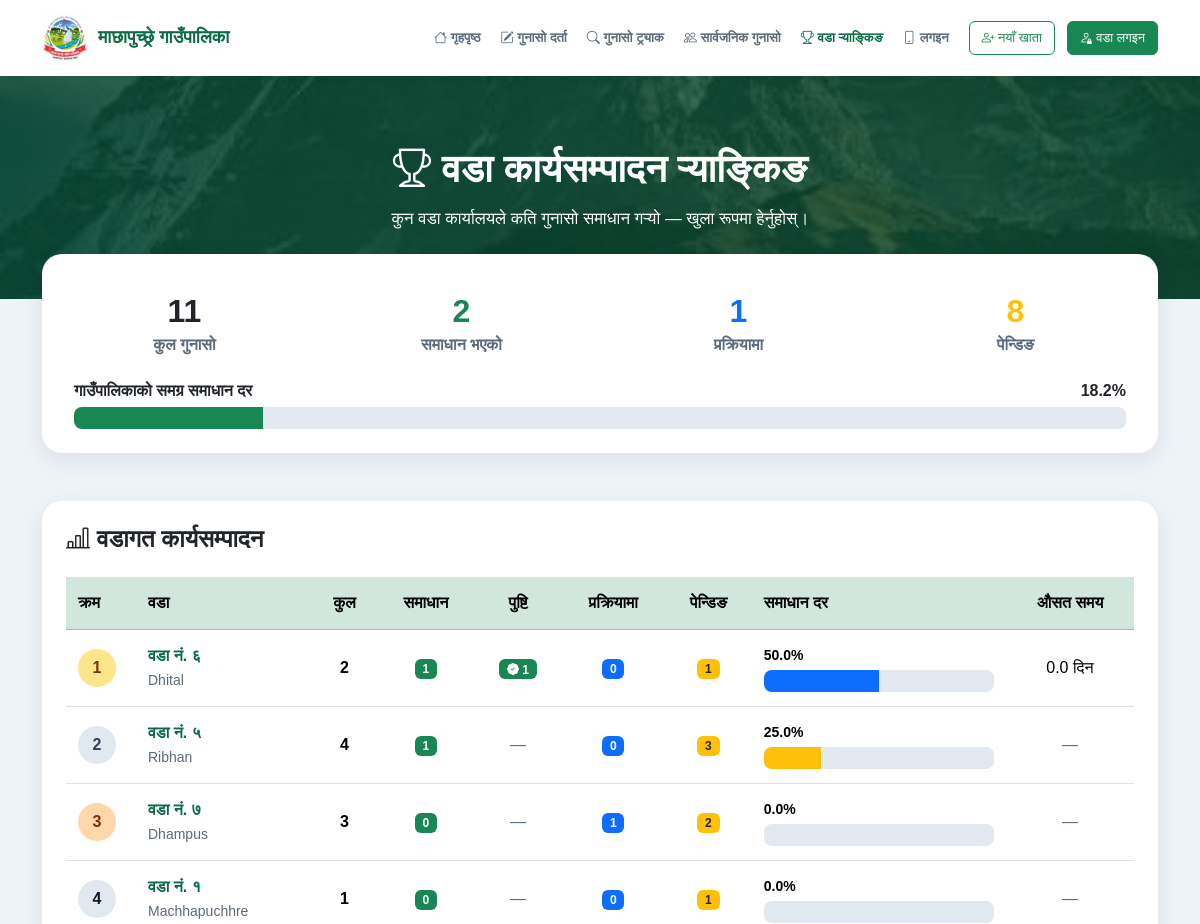
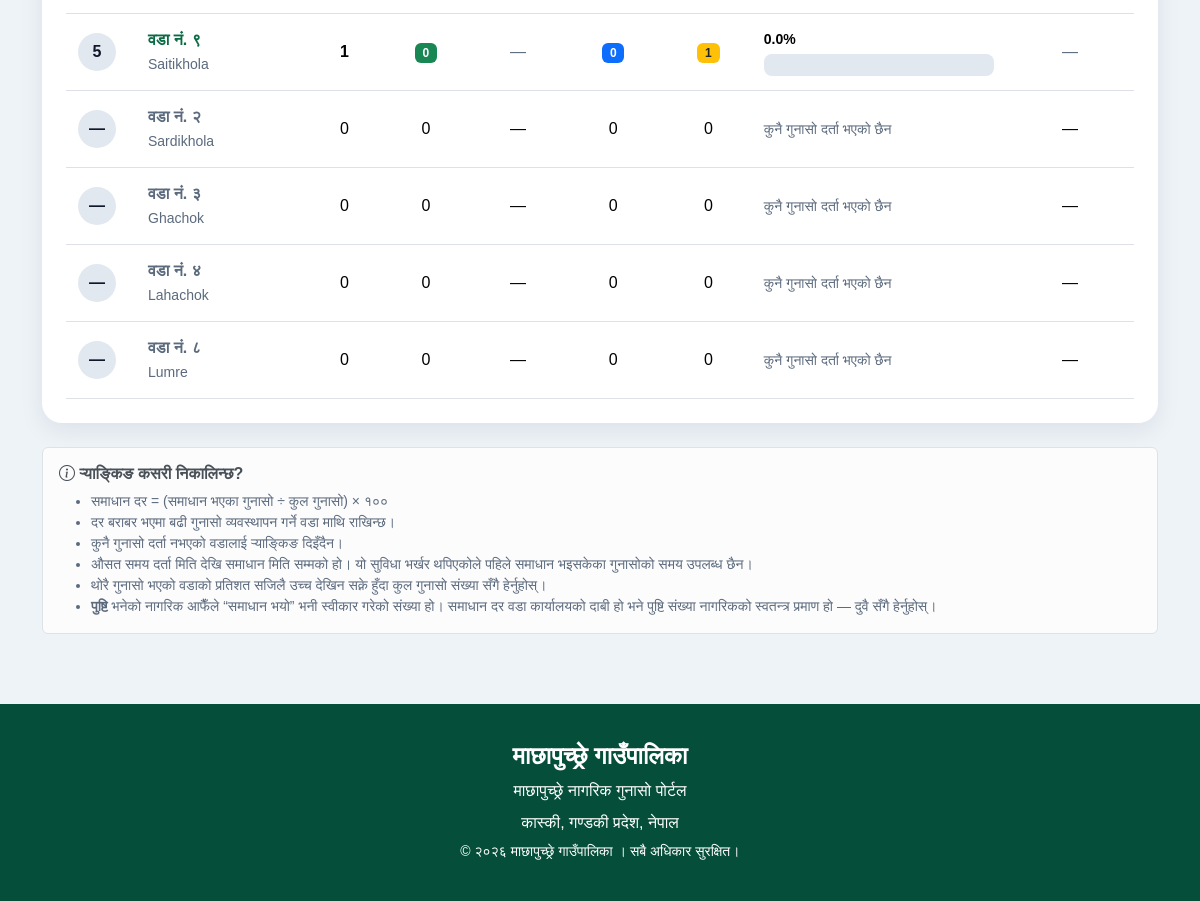
Page /wards/ranking/ on the committed database (2 pictures, top to bottom).
### complaint/models.py (models this page shows, shortened)
class WardOfficial(models.Model):
    user = models.OneToOneField(
        settings.AUTH_USER_MODEL,
        on_delete=models.CASCADE,
        related_name="ward_official",
    )
    ward_number = models.IntegerField(choices=WARD_CHOICES)
    full_name = models.CharField(max_length=100)

### complaint/views.py (the view)
def ward_ranking(request):
    resolution_time = ExpressionWrapper(
        F("resolved_at") - F("created_at"),
        output_field=DurationField()
    )
    rows = Complaint.objects.values("ward").annotate(
        total=Count("id"),
        pending=Count("id", filter=Q(status="Pending")),
        in_progress=Count("id", filter=Q(status="In Progress")),
        resolved=Count("id", filter=Q(status="Resolved")),
        confirmed=Count(
            "id",
            filter=Q(status="Resolved", citizen_confirmed=True)
        ),
        disputed=Count("id", filter=Q(citizen_confirmed=False)),
        avg_resolution=Avg(
            resolution_time,
            filter=Q(status="Resolved", resolved_at__isnull=False)
        ),
    )
    stats_by_ward = {row["ward"]: row for row in rows}
    names_by_ward = {}
    for official in WardOfficial.objects.all().order_by("id"):
        names_by_ward.setdefault(official.ward_number, official.full_name)
    wards = []
    for number, label in WARD_CHOICES:
        stats = stats_by_ward.get(number, {})
        total = stats.get("total", 0)
        resolved = stats.get("resolved", 0)
        avg_resolution = stats.get("avg_resolution")
        wards.append({
            "number": number,
            "label": label,
            "office": names_by_ward.get(number, ""),
            "total": total,
            "pending": stats.get("pending", 0),
            "in_progress": stats.get("in_progress", 0),
            "resolved": resolved,
            "confirmed": stats.get("confirmed", 0),
            "disputed": stats.get("disputed", 0),
            "rate": (resolved / total * 100) if total else None,
            "avg_days": (
                avg_resolution.total_seconds() / 86400
                if avg_resolution else None
            ),
        })
    ranked = [w for w in wards if w["total"] > 0]
    unranked = [w for w in wards if w["total"] == 0]
    ranked.sort(key=lambda w: (-w["rate"], -w["total"], w["number"]))
    for position, ward in enumerate(ranked, start=1):
        ward["rank"] = position
    totals = {
        "total": sum(w["total"] for w in wards),
        "pending": sum(w["pending"] for w in wards),
        "in_progress": sum(w["in_progress"] for w in wards),
        "resolved": sum(w["resolved"] for w in wards),
        "confirmed": sum(w["confirmed"] for w in wards),
        "disputed": sum(w["disputed"] for w in wards),
    }
    totals["rate"] = (
        totals["resolved"] / totals["total"] * 100
        if totals["total"] else None
    )
    return render(
        request,
        "complaint/ward_ranking.html",
        {
            "ranked": ranked,
            "unranked": unranked,
            "totals": totals,
            "active_nav": "ranking",
        }
    )

### complaint/context_processors.py (called while the page is built)
def citizen(request):
    from .views import get_logged_in_citizen
    return {
        "current_citizen": get_logged_in_citizen(request),
    }

### complaint/views.py (called while the page is built)
def get_logged_in_citizen(request):
    citizen_id = request.session.get("citizen_id")
    if not citizen_id:
        return None
    return Citizen.objects.filter(id=citizen_id).first()

### complaint/templates/complaint/ward_ranking.html (shortened to what this page needs)
{% extends "base.html" %}
{% block content %}
<section class="banner">
<div class="container">
<h2>
<i class="bi bi-trophy"></i>
वडा कार्यसम्पादन र्‍याङ्किङ
</h2>
<p>
कुन वडा कार्यालयले कति गुनासो समाधान गर्‍यो — खुला रूपमा हेर्नुहोस्।
</p>
</div>
</section>
<div class="container">
<div class="card overlap-card mb-5">
<div class="card-body">
<div class="row">
<div class="col-md-3 col-6">
<div class="stat-tile">
<h2 class="text-dark">{{ totals.total }}</h2>
<p>कुल गुनासो</p>
</div>
</div>
<div class="col-md-3 col-6">
<div class="stat-tile">
<h2 class="text-success">{{ totals.resolved }}</h2>
<p>समाधान भएको</p>
</div>
</div>
<div class="col-md-3 col-6">
<div class="stat-tile">
<h2 class="text-primary">{{ totals.in_progress }}</h2>
<p>प्रक्रियामा</p>
</div>
</div>
<div class="col-md-3 col-6">
<div class="stat-tile">
<h2 class="text-warning">{{ totals.pending }}</h2>
<p>पेन्डिङ</p>
</div>
</div>
</div>
{% if totals.rate is not None %}
<div class="px-3 pb-2">
<div class="d-flex justify-content-between mb-1">
<span class="fw-bold">गाउँपालिकाको समग्र समाधान दर</span>
<span class="fw-bold">{{ totals.rate|floatformat:1 }}%</span>
</div>
<div class="progress">
<div class="progress-bar bg-success"
role="progressbar"
style="width: {{ totals.rate|floatformat:0 }}%;">
</div>
</div>
</div>
{% endif %}
</div>
</div>
<div class="card p-4 mb-4">
<h4 class="fw-bold mb-4">
<i class="bi bi-bar-chart-line"></i>
वडागत कार्यसम्पादन
</h4>
<div class="table-responsive">
<table class="table table-hover align-middle mb-0">
<thead class="table-success">
<tr>
<th style="width:70px;">क्रम</th>
<th>वडा</th>
<th class="text-center">कुल</th>
<th class="text-center">समाधान</th>
<th class="text-center" title="नागरिकले आफैँ पुष्टि गरेको संख्या">
पुष्टि
</th>
<th class="text-center">प्रक्रियामा</th>
<th class="text-center">पेन्डिङ</th>
<th style="min-width:180px;">समाधान दर</th>
<th class="text-center">औसत समय</th>
</tr>
</thead>
<tbody>
{% for ward in ranked %}
<tr>
<td>
<span class="rank-badge rank-{{ ward.rank }}">
{{ ward.rank }}
</span>
</td>
<td>
<div class="ward-name">{{ ward.label }}</div>
{% if ward.office %}
<small class="text-muted">{{ ward.office }}</small>
{% endif %}
</td>
<td class="text-center fw-bold">{{ ward.total }}</td>
<td class="text-center">
<span class="badge bg-success">{{ ward.resolved }}</span>
</td>
<td class="text-center">
{% if ward.confirmed %}
<span class="badge bg-success">
<i class="bi bi-patch-check-fill"></i> {{ ward.confirmed }}
</span>
{% else %}
<span class="text-muted">—</span>
{% endif %}
</td>
<td class="text-center">
<span class="badge bg-primary">{{ ward.in_progress }}</span>
</td>
<td class="text-center">
<span class="badge bg-warning text-dark">{{ ward.pending }}</span>
</td>
<td>
<div class="d-flex justify-content-between mb-1">
<small class="fw-bold">{{ ward.rate|floatformat:1 }}%</small>
</div>
<div class="progress">
<div
class="progress-bar {% if ward.rate >= 75 %}bg-success{% elif ward.rate >= 40 %}bg-primary{% else %}bg-warning{% endif %}"
role="progressbar"
style="width: {{ ward.rate|floatformat:0 }}%;">
</div>
</div>
</td>
<td class="text-center">
{% if ward.avg_days is not None %}
{{ ward.avg_days|floatformat:1 }} दिन
{% else %}
<span class="text-muted">—</span>
{% endif %}
</td>
</tr>
{% endfor %}
{% for ward in unranked %}
<tr class="unranked-row">
<td>
<span class="rank-badge">—</span>
</td>
<td>
<div class="ward-name text-muted">{{ ward.label }}</div>
{% if ward.office %}
<small class="text-muted">{{ ward.office }}</small>
{% endif %}
</td>
<td class="text-center">0</td>
<td class="text-center">0</td>
<td class="text-center">—</td>
<td class="text-center">0</td>
<td class="text-center">0</td>
<td>
<small class="text-muted">कुनै गुनासो दर्ता भएको छैन</small>
</td>
<td class="text-center">—</td>
</tr>
{% endfor %}
</tbody>
</table>
</div>
</div>
<div class="alert alert-light border">
<h6 class="fw-bold">
<i class="bi bi-info-circle"></i>
र्‍याङ्किङ कसरी निकालिन्छ?
</h6>
<ul class="mb-0 small text-muted">
<li>
समाधान दर = (समाधान भएका गुनासो ÷ कुल गुनासो) × १००
</li>
<li>
दर बराबर भएमा बढी गुनासो व्यवस्थापन गर्ने वडा माथि राखिन्छ।
</li>
<li>
कुनै गुनासो दर्ता नभएको वडालाई र्‍याङ्किङ दिइँदैन।
</li>
<li>
औसत समय दर्ता मिति देखि समाधान मिति सम्मको हो।
यो सुविधा भर्खर थपिएकोले पहिले समाधान भइसकेका गुनासोको समय उपलब्ध छैन।
</li>
<li>
थोरै गुनासो भएको वडाको प्रतिशत सजिलै उच्च देखिन सक्ने हुँदा
कुल गुनासो संख्या सँगै हेर्नुहोस्।
</li>
<li>
<strong>पुष्टि</strong> भनेको नागरिक आफैँले “समाधान भयो” भनी
स्वीकार गरेको संख्या हो। समाधान दर वडा कार्यालयको दाबी हो भने
पुष्टि संख्या नागरिकको स्वतन्त्र प्रमाण हो — दुवै सँगै हेर्नुहोस्।
</li>
</ul>
</div>
</div>
{% endblock %}

### complaint/templates/complaint/ward_ranking.html (style rules this page uses)
.stat-tile { padding:clamp(12px, 2.5vw, 22px); text-align:center; }
.stat-tile h2 { font-size:clamp(1.4rem, 4.5vw, 2rem); font-weight:800; margin-bottom:2px; }
.stat-tile p { margin-bottom:0; color:var(--text-muted); font-weight:600; }
.rank-badge { display:inline-flex; align-items:center; justify-content:center; width:38px; height:38px; border-radius:50%; background:var(--border); color:var(--text); font-weight:800; }
.rank-1 { background:#fde68a; color:#78350f; }
.rank-2 { background:#e2e8f0; color:#334155; }
.rank-3 { background:#fed7aa; color:#7c2d12; }
.progress { height:22px; border-radius:8px; background:var(--border); }
.progress-bar { font-weight:700; font-size:clamp(0.7rem, 2vw, 0.8125rem); }
.ward-name { font-weight:700; color:var(--brand); }
.table > :not(caption) > * > * { padding:14px 12px; }
.unranked-row { color:var(--text-subtle); }

### rows in the picture
WardOfficial: office "Dhital"
WardOfficial: office "Ribhan"
WardOfficial: office "Dhampus"
WardOfficial: office "Machhapuchhre"
WardOfficial: office "Saitikhola"
WardOfficial: office "Sardikhola"
WardOfficial: office "Ghachok"
WardOfficial: office "Lahachok"
WardOfficial: office "Lumre"

### other values in the picture
{{ totals.total }} "11"
{{ totals.resolved }} "2"
{{ totals.in_progress }} "1"
{{ totals.pending }} "8"
{{ totals.rate|floatformat:1 }} "18.2"
{{ ward.rank }} "1" "2" "3" "4" "5"
{{ ward.label }} "वडा नं. ६" "वडा नं. ५" "वडा नं. ७" "वडा नं. १" "वडा नं. ९"
{{ ward.total }} "2" "4" "3" "1" "1"
{{ ward.resolved }} "1" "1" "0" "0" "0"
{{ ward.confirmed }} "1"
{{ ward.in_progress }} "0" "0" "1" "0" "0"
{{ ward.pending }} "1" "3" "2" "1" "1"
{{ ward.rate|floatformat:1 }} "50.0" "25.0" "0.0" "0.0" "0.0"
{{ ward.avg_days|floatformat:1 }} "0.0"
{{ ward.label }} "वडा नं. २" "वडा नं. ३" "वडा नं. ४" "वडा नं. ८"
